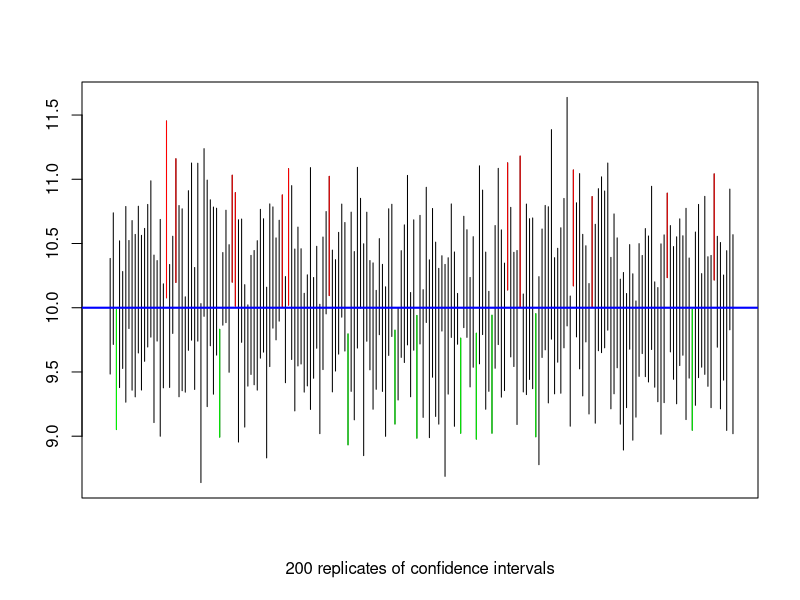

Write the R code that produced this figure.
## ---- chunk 1
Y <- c(97.91, 98.81, 97.42, 98.01, 98.25, 98.18, 98.90, 98.25, 99.59, 98.50, 98.60, 97.92, 97.48, 99.21, 98.77, 99.01)
## ---- chunk 2
nreps <- 200
theta <- 10
n <- 10
alpha <- 0.1
set.seed(4302019)
Y <- rnorm(n * nreps, mean = theta, sd = 1)
YY <- matrix(Y, n, nreps)  # nreps iid samples of size n, one in each column
sample_mean <- apply(YY, MAR = 2, FUN = "mean")  # sample mean, Ybar, for each column
sample_var  <- apply(YY, MAR = 2, FUN = "var")   # sample variance, S^2, for each column
# Compute lower confidence limit, using quantile from t distribution
theta_hat_L <- sample_mean + qt(alpha / 2, df = n - 1) * sqrt(sample_var / n)      
# Compute upper confidence limitk using quantile from t distribution
theta_hat_U <- sample_mean + qt(1 - alpha / 2, df = n - 1) * sqrt(sample_var / n) 
too_high <- (theta < theta_hat_L)  # CI is too high and missed theta
too_low  <- (theta > theta_hat_U)  # CI is too low and missed theta
mean(too_low + too_high)      # proportion of misses should be close to alpha
1 - mean(too_low + too_high)  # proportion of hits should be close to 1 - alpha
# Plot the CIs.
plot(c(0,1), c(min(theta_hat_L), max(theta_hat_U)), type = "n", 
     xlab = paste(nreps, "replicates of confidence intervals"), ylab = "", xaxt = "n")
x <- (1:nreps) / nreps  # index for each of the nreps CIs
segments(x, theta_hat_L, x, theta_hat_U)
segments(x[too_high], theta_hat_L[too_high], x[too_high], theta_hat_U[too_high], col = "red")
segments(x[too_low], theta_hat_L[too_low], x[too_low], theta_hat_U[too_low], col = "green")
abline(h = theta, col = "blue", lwd = 2)
